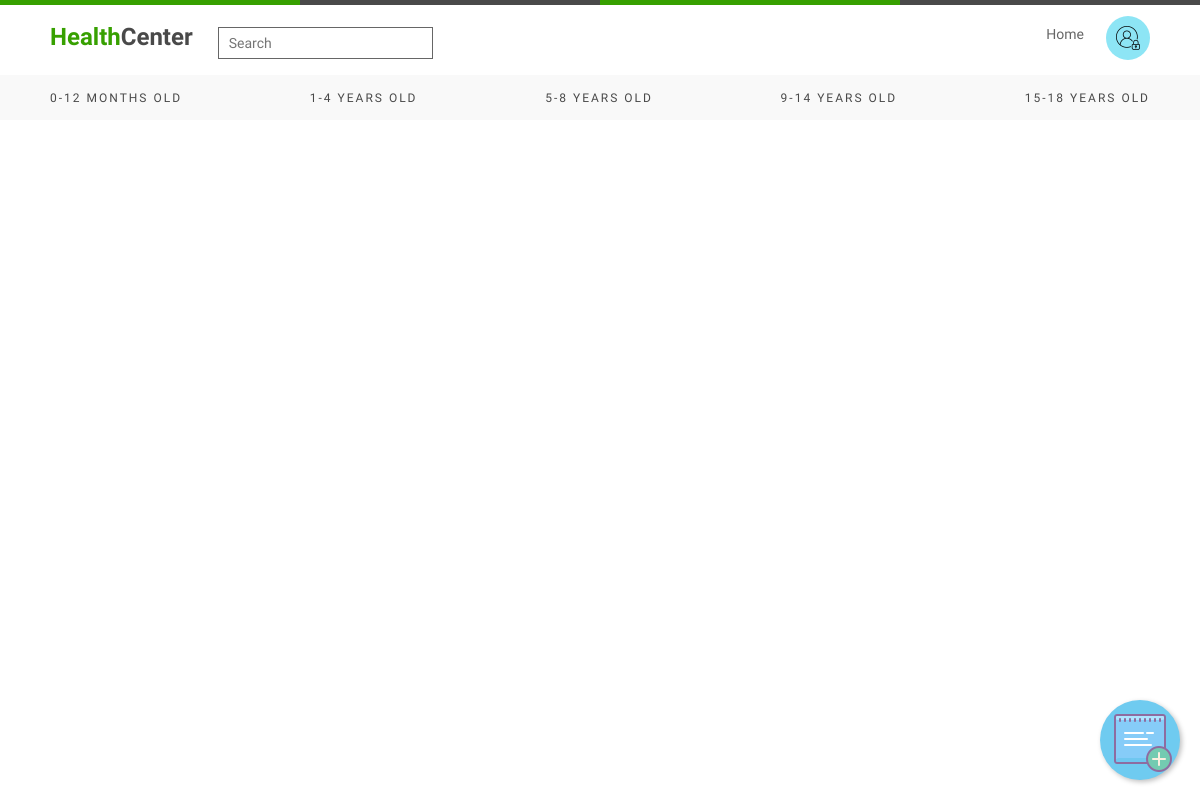
The page /php/15-18.php on the database as committed earlier.
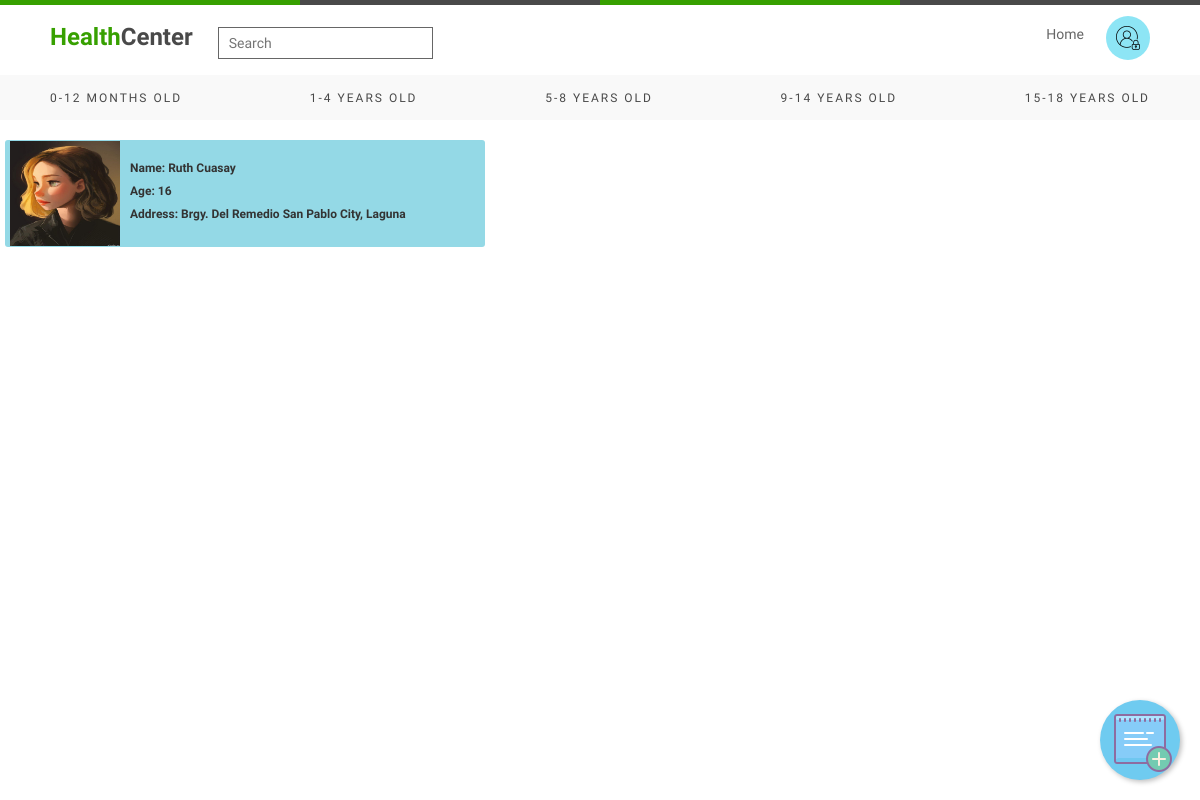
The same page on the database as committed later.
### tables this page shows
CREATE TABLE IF NOT EXISTS `info` (
  `id` int(11) NOT NULL AUTO_INCREMENT,
  `pic` blob NOT NULL,
  `fname` text NOT NULL,
  `lname` text NOT NULL,
  `age` int(11) NOT NULL,
  `bday` text NOT NULL,
  `gender` text NOT NULL COMMENT 'address',
  `address` text NOT NULL,
  `height` int(11) NOT NULL,
  `weight` int(11) NOT NULL,
  `shot` text NOT NULL,
  `vit` text NOT NULL,
  `meds` text NOT NULL,
  `medhis` text NOT NULL,
  `pfname` text NOT NULL,
  `plname` text NOT NULL,
  `civstatus` text NOT NULL,
  `relate_child` text NOT NULL,
  `guardian_add` text NOT NULL,
  `contact` int(11) NOT NULL,
  PRIMARY KEY (`id`),
  UNIQUE KEY `id` (`id`)
);

### php/15-18.php (the view, shortened to what this page needs)
<?php
$connect = mysqli_connect("localhost", "root", "", "hcenter");
$query = "SELECT * from info where age BETWEEN 15 and 18";
$result = mysqli_query($connect, $query);
?>
<!DOCTYPE html>
<html lang="en">
<head>
    <link rel="stylesheet" href="../css/modal.css">
    <link rel="stylesheet" href="../css/hompage.css">
    <link rel="stylesheet" href="https://maxcdn.bootstrapcdn.com/bootstrap/3.3.6/css/bootstrap.min.css" />
</head>
<div class="wrapper">
    <div class="multi_color_border"></div>
    <div class="top_nav">
        <div class="left">
            <div class="logo">
                <p><span>Health</span>Center</p>
            </div>
            <div class="search_bar">
                <input type="text" placeholder="Search">
            </div>
        </div>
        <div class="right">
            <ul>
                <li><a href="home.php">Home</a></li>
                <div class="login">
                    <button class="dropbtn"><img src="../images/admin.png"></button>
                </div>
            </ul>
        </div>
    </div>
    <div class="bottom_nav">
        <ul>
            <li><a href="0-12.php">0-12 Months Old</a></li>
            <li><a href="1-4.php">1-4 Years Old</a></li>
            <li><a href="5-8.php">5-8 Years Old</a></li>
            <li><a href="9-14.php">9-14 Years Old</a></li>
            <li><a href="15-18.php">15-18 Years Old</a></li>
        </ul>
    </div>
    <a href="form.php" class="material-icon floating-btn"><img src="../images/add.png"></a>
</div>
<?php
while ($row = mysqli_fetch_array($result)) {
?>
    <br>
    <div class="design clearfix  btn-xs view_data" id="<?php echo $row["id"]; ?>">
        <?php echo "<img src='../images/" . $row["pic"] . "' alt='Image' height=105 width=110>"; ?>
        <br> <label>Name: <?php echo $row["fname"]; ?> <?php echo $row["lname"]; ?> </label>
        <label>Age: <?php echo $row["age"]; ?></label>
        <label>Address: <?php echo $row["address"]; ?></label>
    </div>
<?php
}
?>
</html>

Rows that differ between the two databases and show on the page:
added info: pic (picture), fname "Ruth", lname "Cuasay", age "16", address "Brgy. Del Remedio San Pablo City, Laguna"
